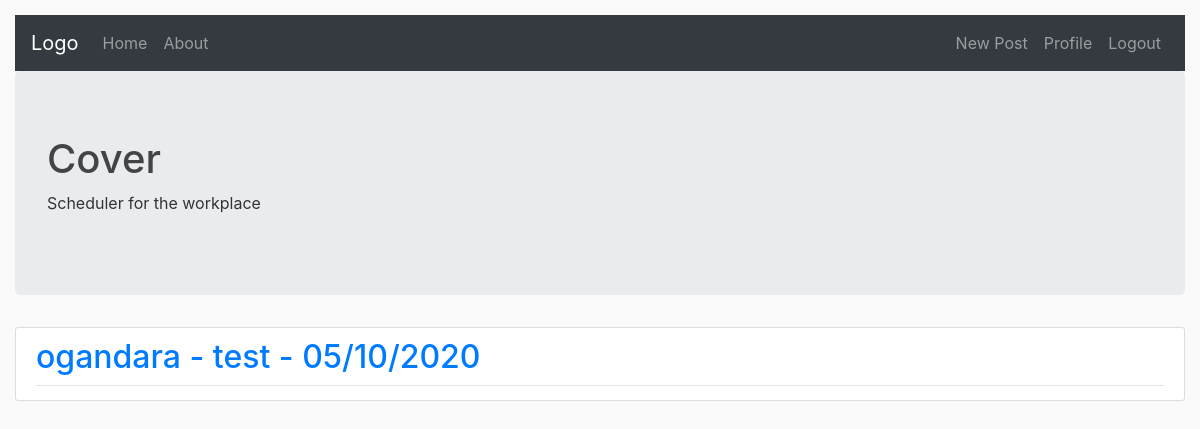
The app's page /posts/sent/ (signed in), older data.
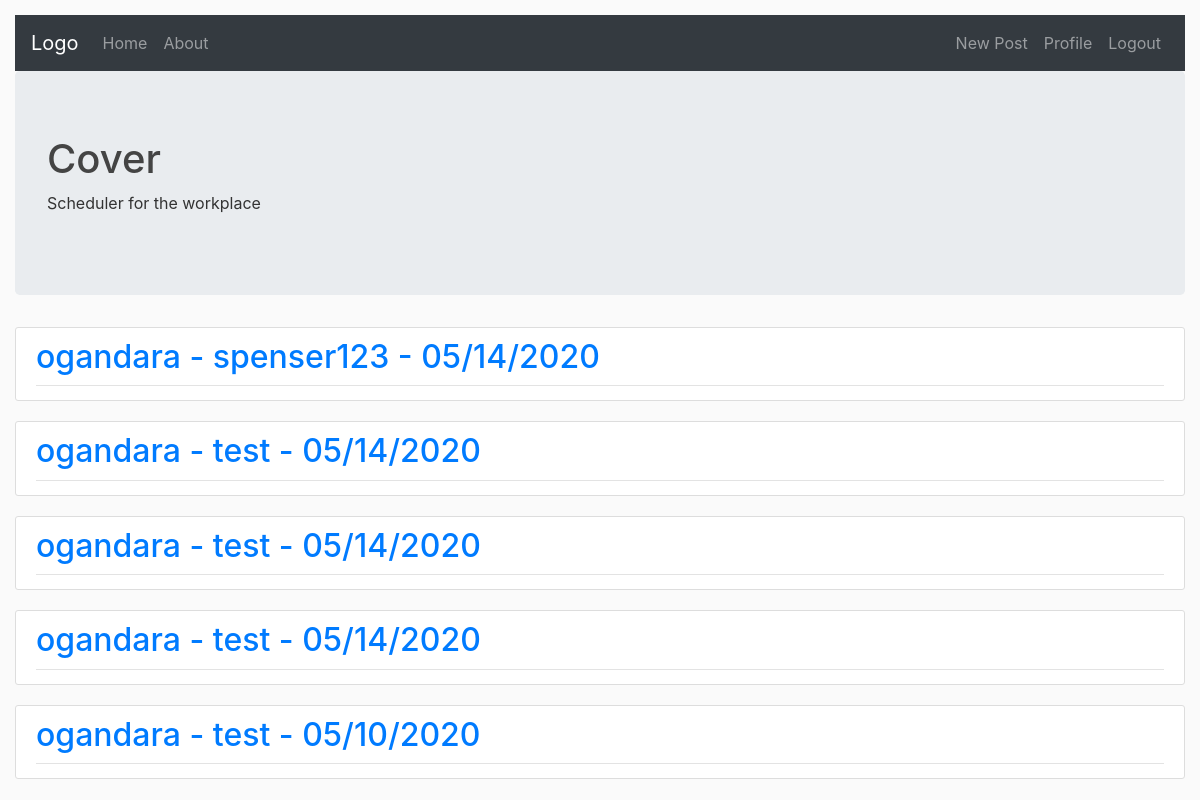
The same page, newer data.
### posts/models.py (models this page shows, shortened)
class post(models.Model):
    ACCEPT = 2
    DENY = 3
    PENDING = 1
    CONFIRMED = 4
    STATUS_CHOICES = (
        (ACCEPT, 'accept'),
        (DENY, 'deny'),
        (PENDING, 'pending'),
        (CONFIRMED,'confirmed')
    )
    author = models.ForeignKey(User, related_name = 'author', on_delete = models.CASCADE)
    shift = models.ForeignKey('website.shift', null = False, related_name = 'creator_shift', on_delete = models.CASCADE)
    recipient_shift = models.ForeignKey('website.shift', blank = True , related_name = 'recipient_shift' ,on_delete = models.CASCADE, null = True)
    recipient = models.ForeignKey(User, related_name = 'recipient' ,on_delete = models.CASCADE)
    comment = models.CharField(max_length = 100)
    date_posted = models.DateTimeField(default = timezone.now)
    status = models.PositiveSmallIntegerField(choices = STATUS_CHOICES, default = 1)
    is_read = models.BooleanField(default = False)
    def __str__(self):
        date = self.date_posted.strftime("%m/%d/%Y")
        return (str(self.author) + ' - ' + str(self.recipient) + ' - ' + date)

### users/models.py (models this page shows)
class User(AbstractUser):
    pass

### posts/views.py (the view)
# urls.py: path('sent/', postSentListView.as_view(), name = 'post-sent'),
class postSentListView(LoginRequiredMixin,ListView):
    model = post
    template_name = 'posts/post.html'
    context_object_name = 'posts'
    def get_queryset(self):
        user = self.request.user
        post_list = post.objects.filter(author = user)
        posts_sent = post_list.order_by('-date_posted')
        return posts_sent

### posts/templates/posts/post.html
{% extends "website/base.html" %}
{% block content %}
{% for post in posts %}
    <article class="media content-section">
        <div class="media-body">
            <div class="article-metadata">
                <h2> <a class = "mr-2" href="#" > {{post}}</a></h2>
            </div>
        </div>
    </article>
{% endfor %}
{% endblock content %}

### website/templates/website/base.html (shortened to what this page needs)
{% load static %}
<!DOCTYPE html>
<html>
    <head>
        <link rel="stylesheet" href="https://maxcdn.bootstrapcdn.com/bootstrap/4.0.0/css/bootstrap.min.css">
        <link rel="stylesheet" type="text/css" href="{% static 'website/main.css' %}">
        <nav class="navbar navbar-expand-sm bg-dark navbar-dark">
            <a class="navbar-brand" href="#">Logo</a>
            <ul class="navbar-nav">
                <li class="nav-item">
                    <a class="nav-link" href="{% url 'website-home' %}">Home</a>
                </li>
                <li class="nav-item">
                    <a class="nav-link" href="{% url 'website-about' %}">About</a>
                </li>
            </ul>
            <ul class="nav navbar-nav ml-auto">
                    <li class="nav-item">
                        <a class="nav-link" href="#"> New Post </a>
                    </li>
                    {% if user.is_authenticated %}
                        <li class="nav-item">
                            <a class="nav-link" href="{% url 'profile' user.profile.pk %}"> Profile </a>
                        </li>
                        <li class="nav-item">
                            <a class="nav-link" href="{% url 'logout' %}"> Logout </a>
                        </li>
                    {% endif %}
            </ul>
        </nav>
        <div class="jumbotron">
            <h1>Cover</h1>
                <p>Scheduler for the workplace</p>
        </div>
    </head>
    <body>
        {% block content %} {% endblock content %}
    </body>
</html>

### website/static/main.css (style rules this page uses)
body { background: #fafafa; color: #333333; margin: 15px }
h1, h2, h3, h4, h5, h6 { color: #444444; }
ul { margin: 0; }
.content-section { background: #ffffff; padding: 10px 20px; border: 1px solid #dddddd; border-radius: 3px; margin-bottom: 20px; }
.article-metadata { padding-bottom: 1px; margin-bottom: 4px; border-bottom: 1px solid #e3e3e3 }

Row changes from the older to the newer data that the page shows:
added post: date_posted+author+recipient "ogandara - spenser123 - 05/14/2020"
added post: date_posted+author+recipient "ogandara - test - 05/14/2020"
added post: date_posted+author+recipient "ogandara - test - 05/14/2020"
added post: date_posted+author+recipient "ogandara - test - 05/14/2020"
